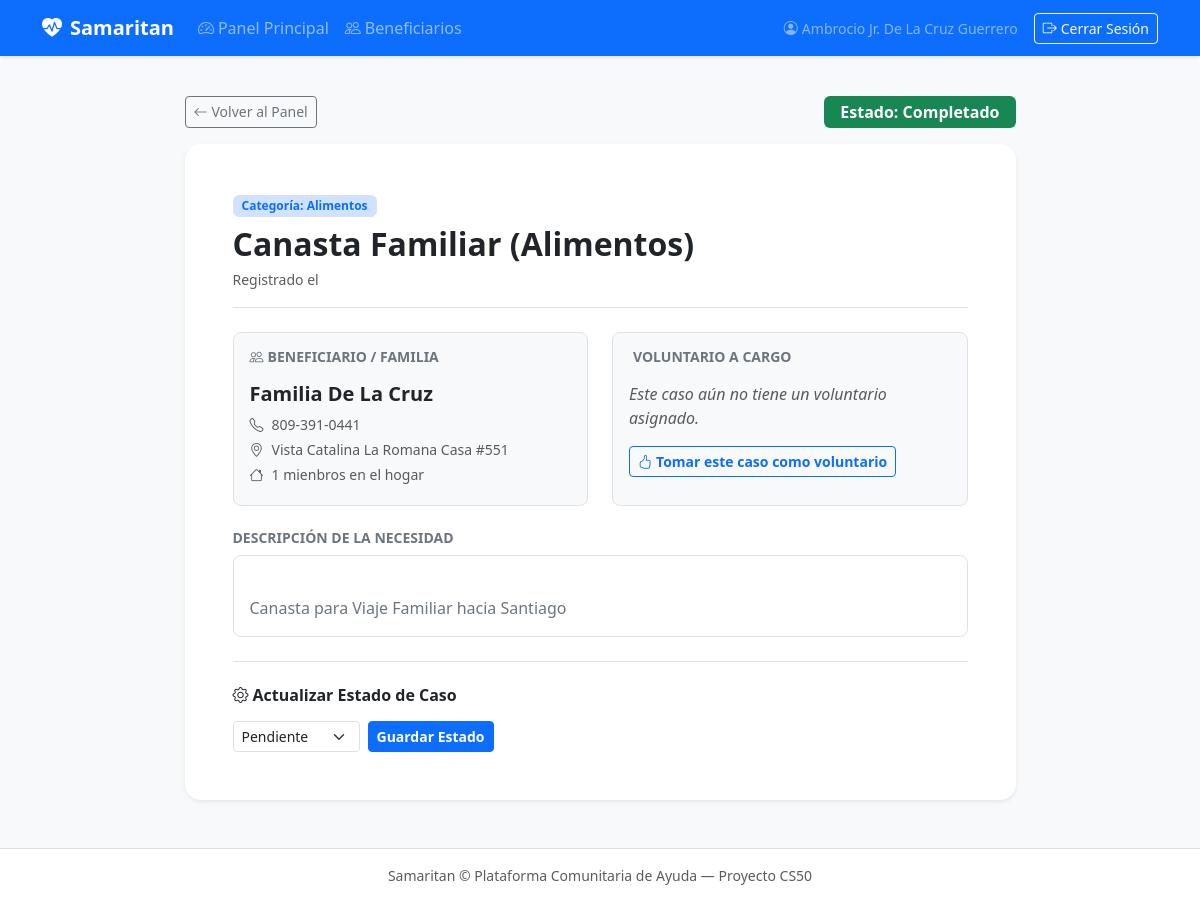
Page /cases/1 (signed in) on the committed database.
### tables this page shows
CREATE TABLE cases (
    id INTEGER PRIMARY KEY AUTOINCREMENT,
    beneficiary_id INTEGER NOT NULL,
    case_type TEXT NOT NULL,
    category TEXT NOT NULL,
    status TEXT NOT NULL DEFAULT 'pending',
    volunteer_id INTEGER,
    description TEXT,
    created_at TIMESTAMP DEFAULT CURRENT_TIMESTAMP,
    FOREIGN KEY (beneficiary_id) REFERENCES beneficiaries(id) ON DELETE CASCADE,
    FOREIGN KEY (volunteer_id) REFERENCES users (id) ON DELETE SET NULL
);

CREATE TABLE beneficiaries (
    id INTEGER PRIMARY KEY AUTOINCREMENT,
    name TEXT NOT NULL,
    phone TEXT,
    location TEXT,
    household_size INTEGER DEFAULT 1,
    notes TEXT,
    created_at TIMESTAMP DEFAULT CURRENT_TIMESTAMP
);

### app.py (the view)
@app.route("/cases/<int:case_id>")
@login_required
def case_detail(case_id):
  with get_db() as conn:
    case = conn.execute("""
      SELECT
        c.id, c.case_type, c.category, c.description,
        b.id AS beneficiary_id, b.name AS beneficiary_name, b.phone AS beneficiary_phone,
        b.location AS beneficiary_location, b.household_size
      FROM cases c JOIN beneficiaries b ON c.beneficiary_id = b.id WHERE c.id = ?;
      """,(case_id,)).fetchone()
    if case is None:
      flash("Case not found.", "error")
      return redirect("/")
  return render_template("case_detail.html", case=case)

### app.py (called while the page is built)
@app.after_request
def after_request(response):
    response.headers["Cache-Control"] = "no-cache, no-store, must-revalidate"
    response.headers["Expires"] = 0
    response.headers["Pragma"] = "no-cache"
    return response

### db.py (called while the page is built)
def get_db():
  if "db" not in g:
    g.db = sqlite3.connect(
      current_app.config["DATABASE"],
      detect_types=sqlite3.PARSE_DECLTYPES
    )
    g.db.row_factory = sqlite3.Row
  return g.db

def login_required(f):
  @wraps(f)
  def wrapper(*args, **kwargs):
    if session.get("user_id") is None:
      return redirect("/login")
    return f(*args, **kwargs)
  return wrapper

### templates/case_detail.html (shortened to what this page needs)
{% extends "layout.html" %}
{% block main %}
  <div class="row justify-content-center">
    <div class="col-12 col-lg-9">
      <div class="d-flex justify-content-between align items-center mb-3">
        <a href="/" class="btn btn-outline-secondary btn-sm">
          <i class="bi bi-arrow-left me-1"></i>Volver al Panel
        </a>
        <div>
          {% if case.status == 'pending' %}
            <span class="badge bg-warning text-dark fs-6 px-3 py-2">Estado: Pendiente</span>
          {% elif case.status == 'in_progress' %}
            <span class="badge bg-info text-dark fs-6 px-3 py-2">Estado: En progreso</span>
          {% else %}
            <span class="badge bg-success fs-6 px-3 py-2">Estado: Completado</span>
          {% endif %}
        </div>
      </div>
      <div class="card border-0 shadow-sm rounded-4 bg-white mb-4">
        <div class="card-body p-4 p-md-5">
          <div class="d-flex justify-content-between align-items-start border-bottom pb-3 mb-4">
            <div>
              <span class="badge bg-primary-subtle text-primary border px-2 py-1 mb-2">
                Categoría: {{ case.category }}
              </span>
              <h2 class="fw-bold text-dark mb-1">{{ case.case_type }}</h2>
              <span class="text-muted small">Registrado el {{ case.created_at }}</span>
            </div>
          </div>
          <div class="row g-4 mb-4">
            <div class="col-12 col-md-6">
              <div class="p-3 bg-light rounded-3 h-100 border">
                <h6 class="fw-bold text-secondary text-uppercase small mb-3">
                  <i class="bi bi-people me-1"></i>Beneficiario / Familia
                </h6>
                <h5 class="fw-bold text-dark mb-2">{{ case.beneficiary_name }}</h5>
                <p class="mb-1 text-muted small">
                  <i class="bi bi-telephone me-2"></i>{{ case.beneficiary_phone or 'Sin teléfono'}}
                </p>
                <p class="mb-1 text-muted small">
                  <i class="bi bi-geo-alt me-2"></i>{{ case.beneficiary_location or 'Sin dirección especificada'}}
                </p>
                <p class="mb-1 text-muted small">
                  <i class="bi bi-house me-2"></i>{{ case.beneficiary_household_size or 1}} mienbros en el hogar
                </p>
              </div>
            </div>
            <div class="col-12 col-md-6">
              <div class="p-3 bg-light rounded-3 h-100 border">
                <h6 class="fw-bold text-secondary text-uppercase small mb-3">
                  Voluntario a Cargo
                </h6>
                  <p class="text-muted fst-italic mb-3">Este caso aún no tiene un voluntario asignado.</p>
                  <form action="/cases/{{ case['id'] }}/claim" method="post">
                      <button type="submit" class="btn btn-outline-primary btn-sm fw-semibold">
                          <i class="bi bi-hand-thumbs-up me-1"></i>Tomar este caso como voluntario
                      </button>
                  </form>
              </div>
            </div>
          </div>
          <div class="mb-4">
            <h6 class="fw-bold text-secondary text-uppercase small mb-2">Descripción de la Necesidad</h6>
            <div class="p-3 rounded-3 bg-white border">
              <p class="mb-0 text-secondary" style="white-space: pre-line;">
                {{ case.description if case.description else 'No se ingresaron detalles adicionales.' }}
              </p>
            </div>
          </div>
          <div class="border-top pt-4">
            <h6 class="fw-bold text-dark mb-3"><i class="bi bi-gear me-1"></i>Actualizar Estado de Caso</h6>
            <form action="/cases/{{ case.id }}/status" method="post" class="row g-2 align-items-center">
              <div class="col-auto">
                <select name="status" class="form-select form-select-sm">
                  <option value="pending" {% if case.status == 'pending' %}selected{% endif %}>Pendiente</option>
                </select>
              </div>
              <div class="col-auto">
                <button type="submit" class="btn btn-primary btn-sm fw-semibold">
                  Guardar Estado
                </button>
              </div>
            </form>
          </div>
        </div>
      </div>
    </div>
  </div>
{% endblock %}

### rows in the picture
cases: category "Alimentos", case_type "Canasta Familiar (Alimentos)", description "Canasta para Viaje Familiar hacia Santiago"
beneficiaries: beneficiary_name "Familia De La Cruz", phone "809-391-0441", location "Vista Catalina La Romana Casa #551"

### other values in the picture
{{ session.get("user_name", "Voluntario") }} "Ambrocio Jr. De La Cruz Guerrero"
{{ case.beneficiary_household_size or 1 }} "1"
